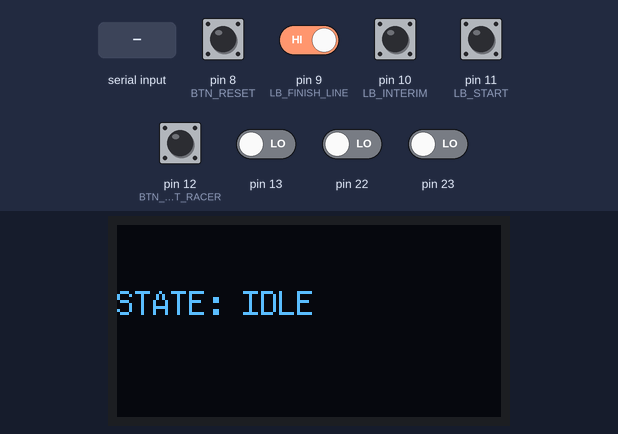
The sketch below on a simulated Arduino Uno, built with avr-gcc and run on an emulated ATmega328P. Shown: 128×64 one-colour display. The test bench sets the inputs (shaded band); at power-on: pin 8 (BTN_RESET), pin 9 (LB_FINISH_LINE), pin 10 (LB_INTERIM), pin 11 (LB_START), pin 12 (BTN_NEXT_RACER) HIGH, pin 13, pin 22, pin 23 LOW. What the sketch prints to the serial monitor is not drawn.

Above: at 1.2 s.
1.3 s: "r" received over Serial
At 1.52 s:
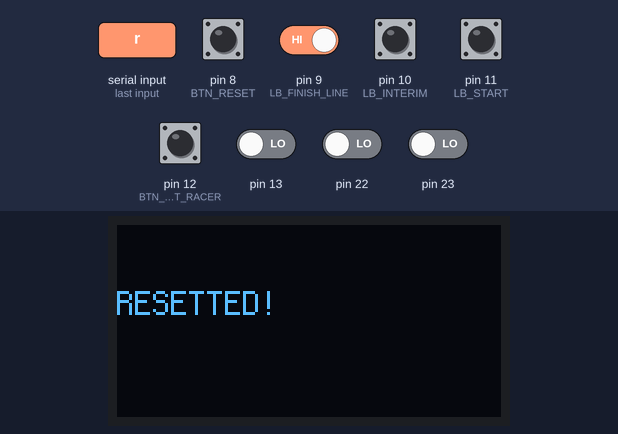
3.0 s: pin 12 (BTN_NEXT_RACER) pulled LOW for 0.15 s
At 3.6 s:
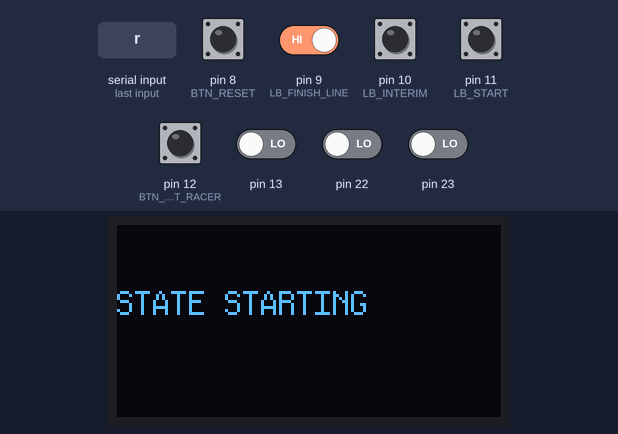
4.7 s: pin 11 (LB_START) pulled LOW for 0.15 s
At 5.15 s:
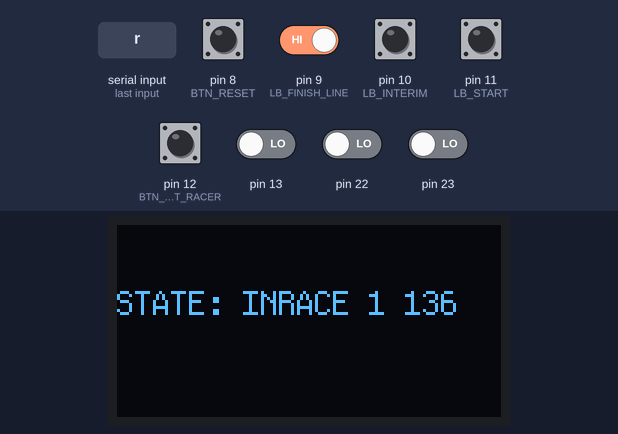
5.4 s: pin 10 (LB_INTERIM) pulled LOW for 0.15 s
At 5.94 s:
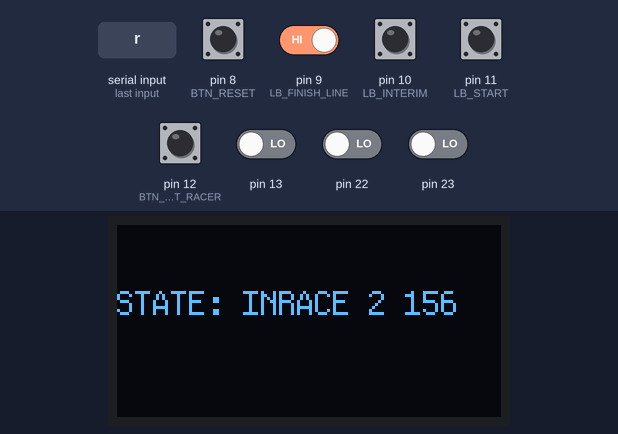
6.1 s: pin 9 (LB_FINISH_LINE) driven LOW
At 6.9 s:
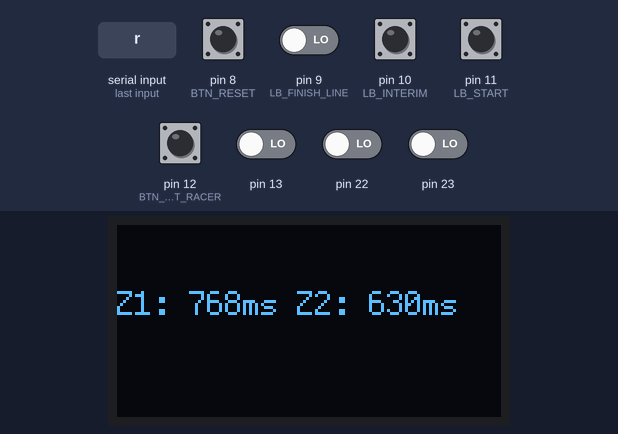
7.8 s: pin 8 (BTN_RESET) pulled LOW for 0.15 s
At 7.94 s:
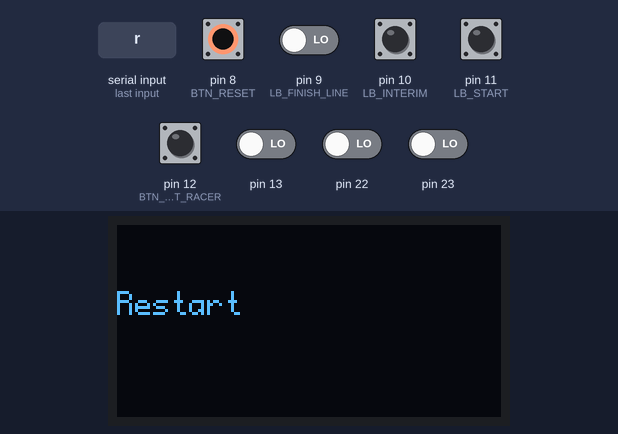
Timing chart, 0 to 10.4 s (numbered marks = the images above; inputs shaded):
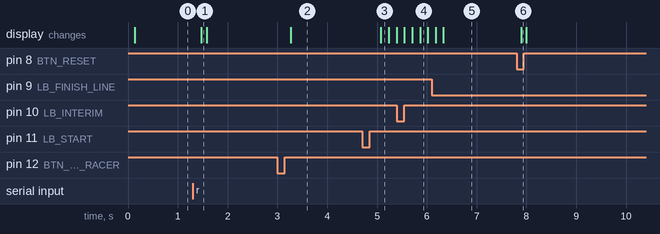

Measured:
- after the input at 1.3 s, the display: changes after 0.17 s (image 1)
- after the input at 3.0 s, the display: changes after 0.27 s (image 2)
- after the input at 4.7 s, the display: changes after 0.37 s (image 3)
- after the input at 6.1 s, the display: first differs from a run without the input after 0.23 s (image 5)
- after the input at 7.8 s, the display: changes after 0.10 s (image 6)

The sketch:

lightbarrier_finals.ino
```cpp
#include "Arduino.h"
#include "U8glib.h"
U8GLIB_SH1106_128X64 u8g(U8G_I2C_OPT_NONE);

// Global Variables

unsigned long int t_ref; // Reference time
unsigned long int t_ref1;
unsigned long int t_ref2;
unsigned long int Zeit1;
unsigned long int Zeit2;

// whenever a variable is used by both, Interrupt and main programm we
// need to tell the compiler about it ==> volatile
volatile unsigned long int ms; // milli seconds timer
char buffer[256];
unsigned int c;

#define BTN_NEXT_RACER (PB4) // button to activate time measurement for next racer
#define LB_START   (PB3) // light barrier at start
#define LB_INTERIM (PB2) // light barrier at interim
#define LB_FINISH_LINE (PB1) // light barrier at interim
#define BTN_RESET (PB0) // Reset Button

int status = 0;
#define STATUS_IDLE (0)
#define STATUS_STARTING (1) // waiting for start
#define STATUS_INRACE_1 (2) // zwischen Start und 1. Zwischenzeit
#define STATUS_INRACE_2 (3) // zwischen 1. und 2. Zwischenzeit
#define STATUS_FINISHED (4) // press NEXT-Button to return to IDLE

unsigned char PINB_last;

void draw(void) {
  u8g.setFont(u8g_font_profont12);
  u8g.setPrintPos(0, 30);
  u8g.print(buffer);
}


void setup() {

  // Timer 0 konfigurieren
  TCCR0A = (1 << WGM01);               // CTC Modus (page 80)
  TCCR0B |= (1 << CS01) | (1 << CS00); // Prescaler 64 (page 82)
  // 16 MHz => 62.5 ns/Takt
  // Prescaler = 64 => 4 us/Takt
  // OCR = 250 ==> 4us * 250 = 1ms ==> ISR wird jede Millisekunde angesprungen
  OCR0A = 250;
  // Compare Interrupt erlauben
  TIMSK0 |= (1 << OCIE0A);
  // set pull-ups for PB0 to PB4 (we use them as INPUTS
  PORTB |= (1<<PB0 | 1<<PB1 | 1<<PB2 | 1<<PB3 | 1<<PB4);
  PORTD |= (1<<PD2);
  //PORTB = 0x1F; // would do the very same thing ...
  Serial.begin(9600);
}
void loop() {

  u8g.firstPage();
  do {
    draw();
  } while (u8g.nextPage() );


  /*if (ms - t_ref >= 1000) {
      sprintf(buffer,"Current Stata: %d", status);
      Serial.println(buffer);
    t_ref = ms;
  }
 */

  switch(status)
  {
    case STATUS_IDLE:
      sprintf(buffer,"STATE: IDLE");
      if ((PINB & (1<<BTN_NEXT_RACER)) == 0 && (PINB_last & (1<<BTN_NEXT_RACER)) != 0)
        status = STATUS_STARTING;
      break;
    case STATUS_STARTING:
         sprintf(buffer,"STATE STARTING");
      if ((PINB & (1<<LB_START)) == 0 && (PINB_last & (1<<LB_START)) != 0){
        status = STATUS_INRACE_1;
        t_ref1 = ms;
      }
      break;
    case STATUS_INRACE_1:
        sprintf(buffer,"STATE: INRACE 1 %lu",ms-t_ref1);
        t_ref2 = ms;
        if ((PINB & (1<<LB_INTERIM)) == 0 && (PINB_last & (1<<LB_INTERIM)) != 0){
         Zeit1 = ms - t_ref1;
         status = STATUS_INRACE_2;
        }
      break;
    case STATUS_INRACE_2:
      sprintf(buffer,"STATE: INRACE 2 %lu",ms-t_ref2);
      if ((PINB & (1<<LB_FINISH_LINE)) == 0 && (PINB_last & (1<<LB_FINISH_LINE)) != 0){
        status = STATUS_FINISHED;
        Zeit2 = ms - t_ref2;
        sprintf(buffer,"Z1: %lums Z2: %lums",Zeit1,Zeit2);
        Serial.println(buffer);
      }
      break;
    case STATUS_FINISHED:
        sprintf(buffer,"Z1: %lums Z2: %lums",Zeit1,Zeit2);
        t_ref1 = 0;
        t_ref2 = 0;
        if ((PINB & (1<<BTN_RESET)) == 0 && (PINB_last & (1<<BTN_RESET)) != 0){
            sprintf(buffer,"Restart");
            Serial.println(buffer);
            status = STATUS_IDLE;
        }
      break;
  }

  // user input => get key ...
  while (Serial.available())
  {
    char c = Serial.read(); // Read a character
//    sprintf(buffer, "you have pressed the [%c]-key", (char)c);
//    Serial.println(buffer);
    if (c == 'r' || c == 'R')
    {
      status = 0;
      sprintf(buffer,"RESETTED!");
      Serial.println(buffer);
    }
  }
  PINB_last = PINB;
}
// Timer-Interrupt-Routine
ISR(TIMER0_COMPA_vect) {
  ms++;
}
```
